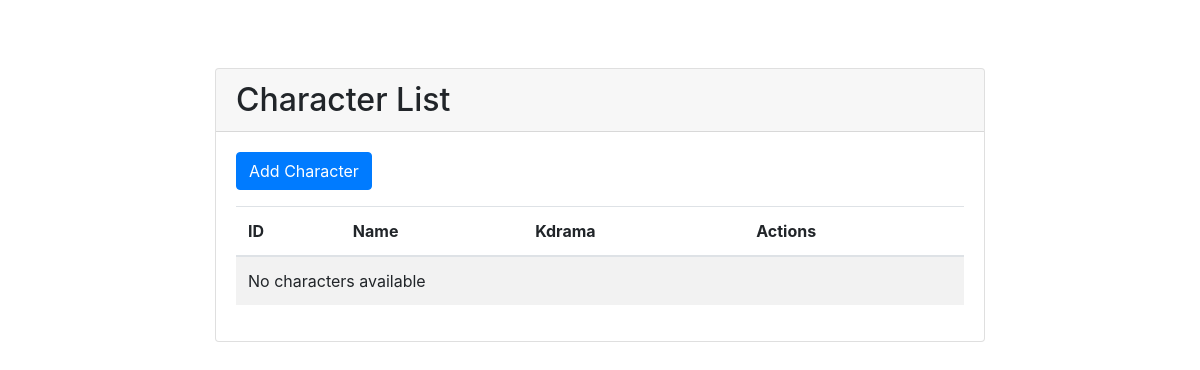
Page /kdrama/character_list/ on the earlier database version.
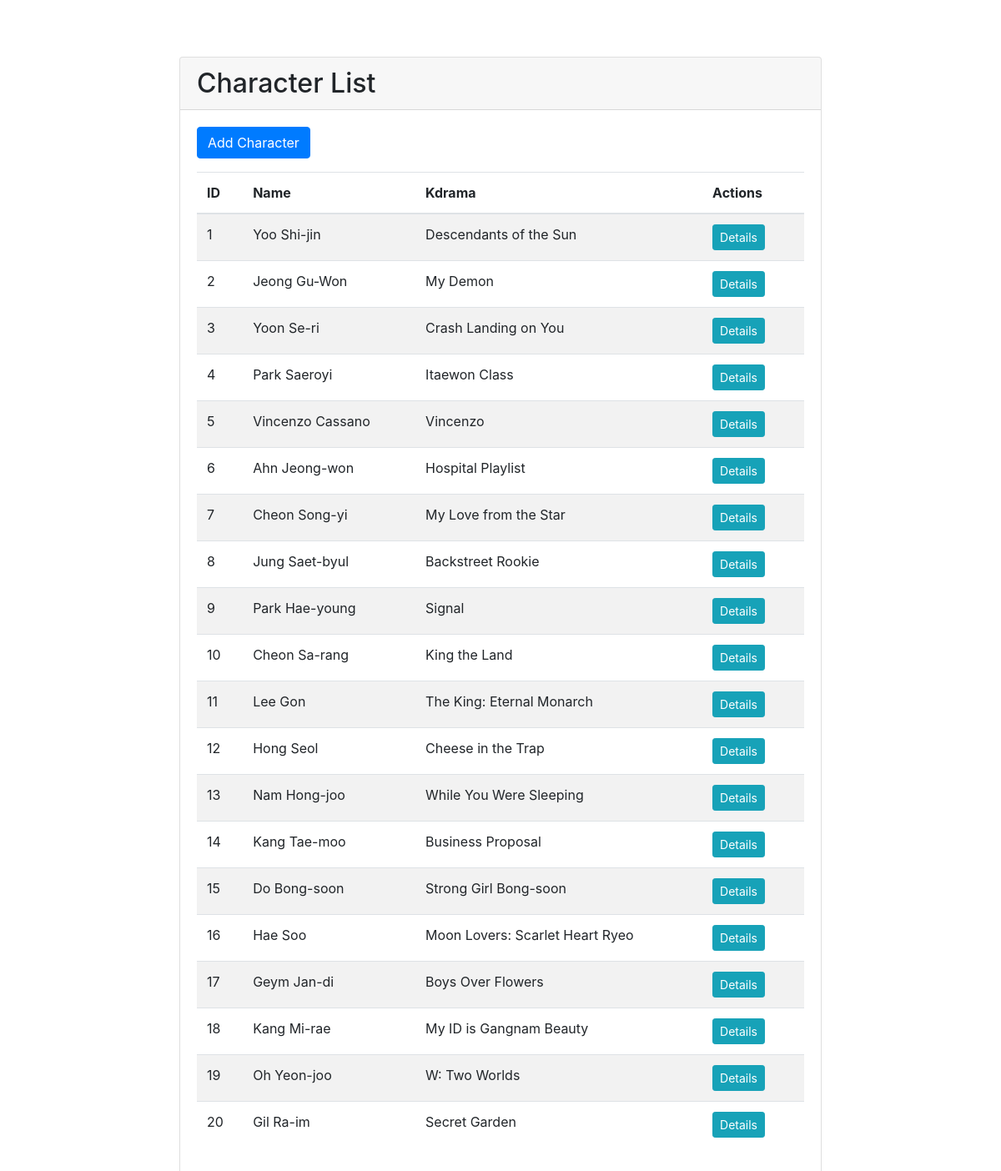
Same page on the later database version.
### kdrama/models.py (models this page shows, shortened)
class character(models.Model):
    character_id = models.AutoField(primary_key=True)
    name = models.CharField(max_length=50, blank=True)
    kdrama = models.ForeignKey(kdrama, on_delete=models.CASCADE)

class kdrama(models.Model):
    kdrama_id = models.AutoField(primary_key=True)
    title = models.CharField(max_length=100)
    description = models.CharField(max_length=500, blank=True)
    release_year = models.CharField(max_length=50, blank=True)
    duration = models.CharField(max_length=50, blank=True)

### kdrama/views.py (the view)
# urls.py: path('character_list/', views.CharacterList.as_view(), name='character-list'),
class CharacterList(View):
    def get(self, request):
        characters = character.objects.all()
        return render(request=request, template_name='kdrama/character_list.html', context={'characters': characters})

### kdrama/templates/kdrama/character_list.html (shortened to what this page needs)
{% extends 'base.html' %}
{% block content %}
    <div class="card mt-5">
        <div class="card-header">
            <h2 class="mb-0">Character List</h2>
        </div>
        <div class="card-body">
            <a href="{% url 'character_add' %}" class="btn btn-primary mb-3">Add Character</a>
            <div class="table-responsive">
                <table class="table table-striped">
                    <thead>
                        <tr>
                            <th>ID</th>
                            <th>Name</th>
                            <th>Kdrama</th>
                            <th>Actions</th>
                        </tr>
                    </thead>
                    <tbody>
                        {% for character in characters %}
                            <tr>
                                <td>{{ character.character_id }}</td>
                                <td>{{ character.name }}</td>
                                <td>{{ character.kdrama.title }}</td>
                                <td>
                                    <a href="{% url 'character_details' character.character_id %}" class="btn btn-info btn-sm">Details</a>
                                </td>
                            </tr>
                        {% empty %}
                            <tr>
                                <td colspan="4">No characters available</td>
                            </tr>
                        {% endfor %}
                    </tbody>
                </table>
            </div>
        </div>
    </div>
{% endblock %}

### templates/base.html (shortened to what this page needs)
<!DOCTYPE html>
<html lang="en">
<head>
    <link rel="stylesheet" href="https://stackpath.bootstrapcdn.com/bootstrap/4.5.2/css/bootstrap.min.css">
</head>
<body>
    <div class="container">
        {% block content %}{% endblock %}
    </div>
</body>
</html>

### templates/base.html (style rules this page uses)
body { padding-top: 20px; }
.container { max-width: 800px; }
.btn { margin-right: 10px; }

Differences in the rows shown:
added character: character_id "1", name "Yoo Shi-jin", kdrama "Descendants of the Sun"
added character: character_id "2", name "Jeong Gu-Won", kdrama "My Demon"
added character: character_id "3", name "Yoon Se-ri", kdrama "Crash Landing on You"
added character: character_id "4", name "Park Saeroyi", kdrama "Itaewon Class"
added character: character_id "5", name "Vincenzo Cassano", kdrama "Vincenzo"
added character: character_id "6", name "Ahn Jeong-won", kdrama "Hospital Playlist"
added character: character_id "7", name "Cheon Song-yi", kdrama "My Love from the Star"
added character: character_id "8", name "Jung Saet-byul", kdrama "Backstreet Rookie"
added character: character_id "9", name "Park Hae-young", kdrama "Signal"
added character: character_id "10", name "Cheon Sa-rang", kdrama "King the Land"
added character: character_id "11", name "Lee Gon", kdrama "The King: Eternal Monarch"
added character: character_id "12", name "Hong Seol", kdrama "Cheese in the Trap"
added character: character_id "13", name "Nam Hong-joo", kdrama "While You Were Sleeping"
added character: character_id "14", name "Kang Tae-moo", kdrama "Business Proposal"
added character: character_id "15", name "Do Bong-soon", kdrama "Strong Girl Bong-soon"
added character: character_id "16", name "Hae Soo", kdrama "Moon Lovers: Scarlet Heart Ryeo"
added character: character_id "17", name "Geym Jan-di", kdrama "Boys Over Flowers"
added character: character_id "18", name "Kang Mi-rae", kdrama "My ID is Gangnam Beauty"
added character: character_id "19", name "Oh Yeon-joo", kdrama "W: Two Worlds"
added character: character_id "20", name "Gil Ra-im", kdrama "Secret Garden"
Other differences:
text no longer shown: "No characters available"
